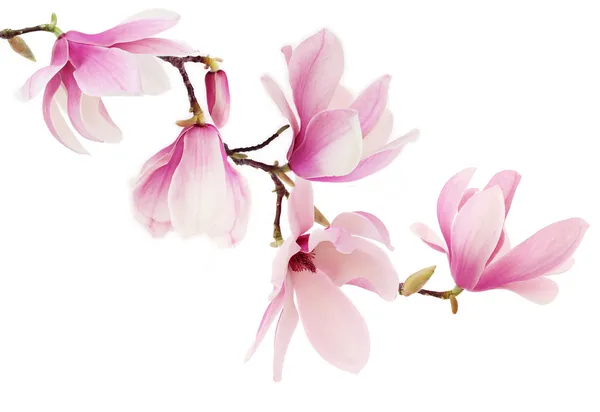
#> input picture images/image_1.jpg, 600 x 412 px, given in place of thumb.jpeg, which was not available
$ jupyter execute 'Object Detection Beginner Project.ipynb'   (text cells are left out)
#> lines starting #> are read from the running program, lines starting #| are printed output that depends on the picture; pictures that were not available may be replaced by others from this repository, and a replacement may not be noted
[cell 1]
from PIL import Image

[cell 2]
img = Image.open("thumb.jpeg")
#> img is the input picture: PIL image 600x412 RGB; mean R, G, B 246.5, 234.1, 237.7

[cell 3]
img

[cell 4]
img.size
#> Out = (600, 412)

[cell 5]
img.mode
#> Out = 'RGB'

[cell 6]
img.rotate(90)
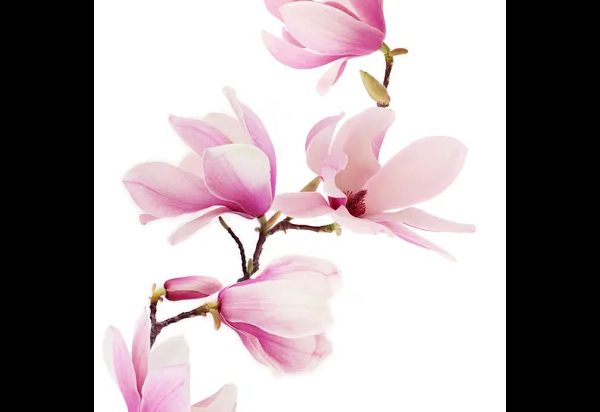
#> Out: PIL image 600x412 RGB; mean R, G, B 168, 157.9, 160.8

[cell 7]
img.rotate(90, expand = 1)
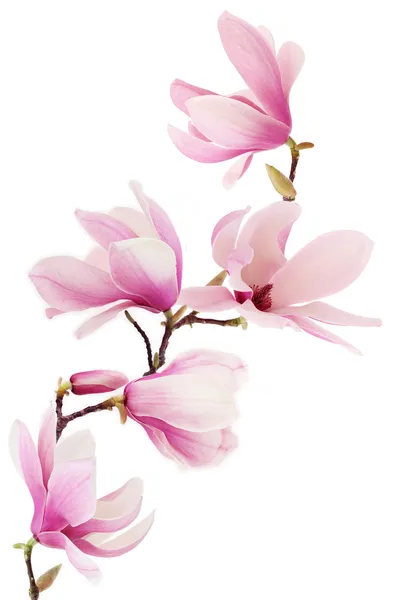
#> Out: PIL image 412x600 RGB; mean R, G, B 246.5, 234.1, 237.7

[cell 8]
img.rotate(90, expand = 1).size
#> Out = (412, 600)

[cell 9]
img.transpose(method = Image.FLIP_TOP_BOTTOM)
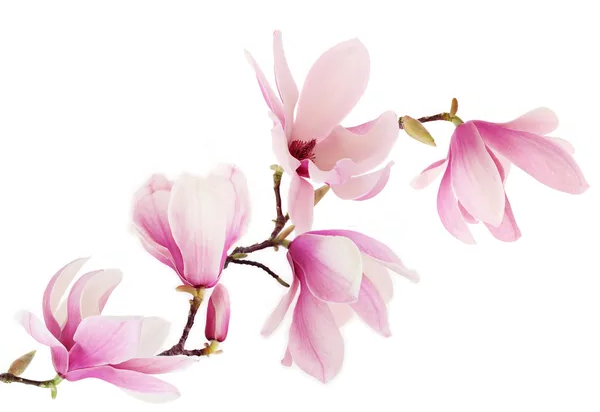
#> Out: PIL image 600x412 RGB; mean R, G, B 246.5, 234.1, 237.7

[cell 10]
img.resize((300,300))
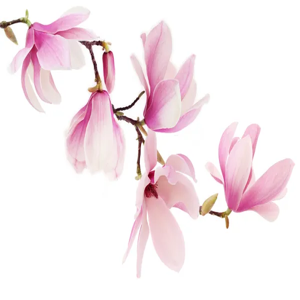
#> Out: PIL image 300x300 RGB; mean R, G, B 246.5, 234.1, 237.7

[cell 11]
width, height = img.size
#> width = 600; height = 412

[cell 12]
width
#> Out = 600

[cell 13]
height
#> Out = 412

[cell 14]
new_width = int(width/3)
#> new_width = 200
new_height = int(height/3)
#> new_height = 137

[cell 15]
new_width
#> Out = 200

[cell 16]
small_image= img.resize((new_width,new_height))
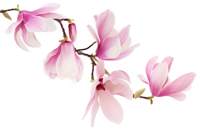
#> small_image: PIL image 200x137 RGB; mean R, G, B 246.5, 234.1, 237.7

[cell 17]
small_image

[cell 18]
MAX_SIZE = (300,300)
img2 = img.copy()
img2.thumbnail(MAX_SIZE)

[cell 19]
img2

[cell 20]
img2.size
#> Out = (300, 206)

[cell 21]
import os

[cell 22]
folder_path = "images"

[cell 23]
paths = os.listdir(folder_path)

[cell 24]
paths

[cell 25]
for path in paths:
    if path.endswith('.jpg'):
        img = Image.open(os.path.join(folder_path, path))
        thumb = img.copy()
        thumb.thumbnail((300,300))
        thumb = thumb.transpose(Image.FLIP_LEFT_RIGHT)
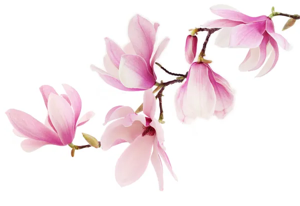
#> thumb: PIL image 300x206 RGB; mean R, G, B 246.5, 234.1, 237.7
        thumb.save(f'./processed_images/{path}')
#> pass 2 of the loop `for path in paths:`:
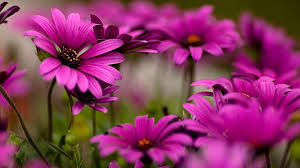
#> input picture images/image_10.jpg, 300 x 168 px
#> img is the input picture: PIL image 300x168 RGB; mean R, G, B 135.9, 55.1, 94.4
#> `thumb = thumb.transpose(Image.FLIP_LEFT_RIGHT)`:
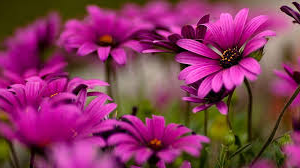
#> thumb: PIL image 300x168 RGB; mean R, G, B 135.9, 55.1, 94.4
#> pass 3 of the loop `for path in paths:`:
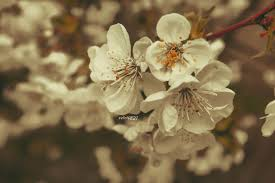
#> input picture images/image_11.jpg, 275 x 183 px
#> img is the input picture: PIL image 275x183 RGB; mean R, G, B 128, 109.5, 76.3
#> `thumb = thumb.transpose(Image.FLIP_LEFT_RIGHT)`:
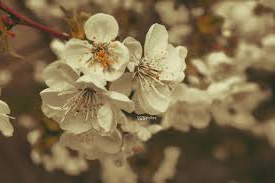
#> thumb: PIL image 275x183 RGB; mean R, G, B 128, 109.5, 76.3
#> the loop made 4 passes; the first 3 are shown
